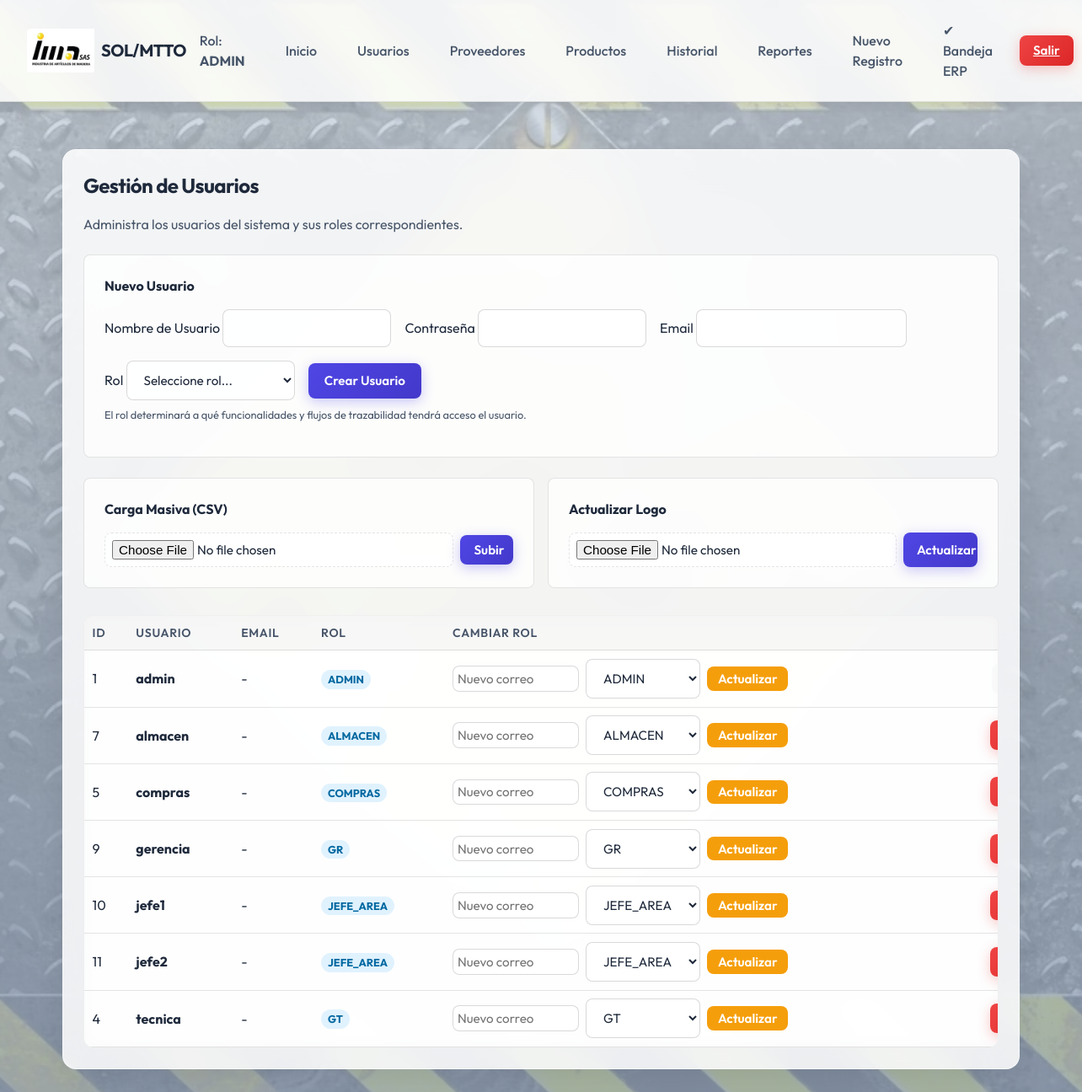
The app's page /users (signed in) with its own data.
### tables this page shows
CREATE TABLE "users" (
            id INTEGER PRIMARY KEY AUTOINCREMENT,
            username TEXT UNIQUE NOT NULL,
            password_hash TEXT NOT NULL,
            role TEXT NOT NULL CHECK(role IN ('ADMIN', 'READ', 'WRITE', 'JEFE_AREA', 'GT', 'COMPRAS', 'GR', 'ALMACEN'))
        , email TEXT);

### routes/auth.py (the view, shortened to what this page needs)
@auth_bp.route("/users", methods=("GET", "POST"))
@login_required
@role_required("ADMIN", "COMPRAS")
def users():
    conn = get_db_connection()
    all_users = conn.execute(
        "SELECT id, username, role, email FROM users ORDER BY username"
    ).fetchall()
    conn.close()
    roles_list = [
        "ADMIN",
        "JEFE_AREA",
        "GT",
        "COMPRAS",
        "GR",
        "ALMACEN",
    ]
    return render_template("users.html", users=all_users, roles=roles_list)

### db.py (called while the page is built)
def get_db_connection():
    conn = sqlite3.connect(Config.DB_PATH, check_same_thread=False)
    conn.row_factory = sqlite3.Row
    return conn

### utils.py (called while the page is built)
def login_required(f):
    @wraps(f)
    def decorated_function(*args, **kwargs):
        if "user_id" not in session:
            return redirect(url_for("auth.login"))
        return f(*args, **kwargs)
    return decorated_function

def role_required(*roles):
    def decorator(f):
        @wraps(f)
        def decorated_function(*args, **kwargs):
            if "role" not in session or session["role"] not in roles:
                flash("Acceso denegado: no tienes permisos suficientes.", "error")
                return redirect(url_for("reports.dashboard"))
            return f(*args, **kwargs)
        return decorated_function
    return decorator

### templates/users.html (shortened to what this page needs)
{% extends 'base.html' %}
{% block content %}
<div class="glass-panel">
    <h2>Gestión de Usuarios</h2>
    <p>Administra los usuarios del sistema y sus roles correspondientes.</p>
    <div style="background: var(--surface-color); padding: 1.5rem; border-radius: 8px; margin-top: 1.5rem; border: 1px solid var(--border-color);">
        <h4 style="margin-top: 0; margin-bottom: 1rem;">Nuevo Usuario</h4>
        <form method="POST" action="{{ url_for('auth.users') }}" style="display: flex; gap: 1rem; align-items: flex-end; flex-wrap: wrap;">
            <div class="form-group" style="margin-bottom: 0;">
                <label>Nombre de Usuario</label>
                <input type="text" name="username" class="form-control" required style="width: 200px;">
            </div>
            <div class="form-group" style="margin-bottom: 0;">
                <label>Contraseña</label>
                <input type="password" name="password" class="form-control" required style="width: 200px;" autocomplete="new-password">
            </div>
            <div class="form-group" style="margin-bottom: 0;">
                <label>Email</label>
                <input type="email" name="email" class="form-control" required style="width: 250px;">
            </div>
            <div class="form-group" style="margin-bottom: 0;">
                <label>Rol</label>
                <select name="role" class="form-control" required style="width: 200px;">
                    <option value="">Seleccione rol...</option>
                </select>
            </div>
            <button type="submit" class="btn btn-primary" style="margin-bottom: 0.15rem; padding: 0.7rem 1.2rem;">
                Crear Usuario
            </button>
        </form>
        <p style="font-size: 0.8rem; margin-top: 0.5rem; color: var(--text-muted);">
            El rol determinará a qué funcionalidades y flujos de trazabilidad tendrá acceso el usuario.
        </p>
    </div>
    <div style="display: grid; grid-template-columns: 1fr 1fr; gap: 1rem; margin-top: 1.5rem;">
        <div style="background: var(--surface-color); padding: 1.5rem; border-radius: 8px; border: 1px solid var(--border-color);">
            <h4 style="margin-top: 0; margin-bottom: 1rem;">Carga Masiva (CSV)</h4>
            <form method="POST" action="{{ url_for('auth.users') }}" enctype="multipart/form-data" style="display: flex; gap: 0.5rem; align-items: center;">
                <input type="file" name="file" accept=".csv" class="form-control" required style="padding: 0.5rem;">
                <button type="submit" class="btn btn-primary">Subir</button>
            </form>
        </div>
        {% if session.get('role') == 'ADMIN' %}
        <div style="background: var(--surface-color); padding: 1.5rem; border-radius: 8px; border: 1px solid var(--border-color);">
            <h4 style="margin-top: 0; margin-bottom: 1rem;">Actualizar Logo</h4>
            <form method="POST" action="{{ url_for('reports.upload_logo') }}" enctype="multipart/form-data" style="display: flex; gap: 0.5rem;">
                <input type="file" name="logo" accept="image/*" class="form-control" required>
                <button type="submit" class="btn btn-primary">Actualizar</button>
            </form>
        </div>
        {% endif %}
    </div>
    <div class="table-wrapper" style="margin-top: 2rem;">
        <table>
            <thead>
                <tr>
                    <th>ID</th>
                    <th>Usuario</th>
                    <th>Email</th>
                    <th>Rol</th>
                    <th>Cambiar Rol</th>
                    <th style="text-align: center;">Eliminar</th>
                </tr>
            </thead>
            <tbody>
                {% for u in users %}
                <tr>
                    <td>{{ u.id }}</td>
                    <td><strong>{{ u.username }}</strong></td>
                    <td>{{ u.email or '-' }}</td>
                    <td>
                        <span style="font-size: 0.8rem; padding: 0.2rem 0.5rem; border-radius: 12px; background: #e0f2fe; color: #0369a1; font-weight: bold;">
                            {{ u.role }}
                        </span>
                    </td>
                    <td>
                        <form method="POST" action="{{ url_for('auth.users') }}" style="display: flex; gap: 0.5rem; align-items: center;">
                            <input type="email" name="email" value="{{ u.email or '' }}" class="form-control" style="width: 150px; padding: 0.3rem;" placeholder="Nuevo correo">
                            <select name="role" class="form-control" style="width: auto;">
                                {% for r in roles %}
                                <option value="{{ r }}" {% if r == u.role %}selected{% endif %}>
                                    {{ r }}
                                </option>
                                {% endfor %}
                            </select>
                            <button type="submit" class="btn" style="background: #f59e0b; color: white; padding: 0.3rem 0.8rem;">
                                Actualizar
                            </button>
                        </form>
                    </td>
                    <td style="text-align: center;">
                        <form method="POST" action="{{ url_for('auth.users') }}"
                              onsubmit="return confirm('¿Eliminar usuario?');">
                            {% if u.id != session.get('user_id') %}
                            <button type="submit" class="btn btn-danger">Eliminar</button>
                            {% else %}
                            <button disabled class="btn">(Actual)</button>
                            {% endif %}
                        </form>
                    </td>
                </tr>
                {% else %}
                <tr>
                    <td colspan="6" style="text-align: center; padding: 2rem;">
                        No hay usuarios registrados.
                    </td>
                </tr>
                {% endfor %}
            </tbody>
        </table>
    </div>
</div>
{% endblock %}

### templates/base.html (shortened to what this page needs)
<!DOCTYPE html>
<html lang="es">
<head>
    <link rel="stylesheet" href="{{ url_for('static', filename='css/style.css') }}">
</head>
<body>
    {% if session.get('user_id') %}
    <nav class="navbar">
        <div class="navbar-top">
            <a href="{{ url_for('reports.dashboard') }}" class="navbar-brand">
                <img src="{{ url_for('static', filename='img/logo.png') }}" alt="Logo"
                    onerror="this.style.display='none';">
                <span>SOL/MTTO</span>
            </a>
        </div>
        <div class="nav-links" id="navMenu">
            <span class="nav-link role-text">
                Rol: <strong>{{ session.get('role') }}</strong>
            </span>
            <a href="{{ url_for('reports.dashboard') }}" class="nav-link">Inicio</a>
            {% if session.get('role') == 'ADMIN' %}
            <a href="{{ url_for('auth.users') }}" class="nav-link">Usuarios</a>
            {% endif %}
            {% if session.get('role') in ['ADMIN', 'COMPRAS'] %}
            <a href="{{ url_for('suppliers.suppliers') }}" class="nav-link">Proveedores</a>
            {% endif %}
            {% if session.get('role') not in ['GT', 'GR'] %}
            <a href="{{ url_for('products.products') }}" class="nav-link">Productos</a>
            <a href="{{ url_for('maintenance.maintenance_list') }}" class="nav-link">Historial</a>
            {% endif %}
            {% if session.get('role') in ['ADMIN'] %}
            <a href="{{ url_for('reports.reports') }}" class="nav-link">Reportes</a>
            {% endif %}
            {% if session.get('role') in ['ADMIN', 'ALMACEN'] %}
            <a href="{{ url_for('maintenance.maintenance') }}" class="nav-link">Nuevo Registro</a>
            {% endif %}
            <a href="{{ url_for('maintenance.items_dashboard') }}" class="nav-link highlight">
                ✔ Bandeja ERP
            </a>
            <a href="{{ url_for('auth.logout') }}" class="btn btn-danger logout-btn">
                Salir
            </a>
        </div>
    </nav>
    {% endif %}
    <main class="main-content">
        {% block content %}{% endblock %}
    </main>
</body>
</html>

### static/css/style.css (style rules this page uses)
:root { --primary-color: #4f46e5; --primary-hover: #4338ca; --bg-color: #f8fafc; --surface-color: rgba(255, 255, 255, 0.75); --text-main: #1e293b; --text-muted: #475569; --border-color: rgba(0, 0, 0, 0.1); --danger: #ef4444; --success: #10b981; --shadow-sm: 0 1px 2px 0 rgba(0, 0, 0, 0.1); --shadow-md: 0 4px 6px -1px rgba(0, 0, 0, 0.2), 0 2px 4px -1px rgba(0, 0, 0, 0.15); --shadow-lg: 0 15px 35px rgba(0, 0, 0, 0.3); --radius: 12px; --transition: all 0.3s cubic-bezier(0.4, 0, 0.2, 1); }
* { margin: 0; padding: 0; box-sizing: border-box; }
body { font-family: 'Outfit', sans-serif; background: linear-gradient(rgba(203, 213, 225, 0.75), rgba(148, 163, 184, 0.85)), url("/static/img/login_bg.png") no-repeat center center fixed; background-size: cover; color: var(--text-main); line-height: 1.5; min-height: 100vh; display: flex; flex-direction: column; }
.glass-panel { background: rgba(255, 255, 255, 0.85); backdrop-filter: blur(20px); -webkit-backdrop-filter: blur(20px); border-radius: 16px; padding: 1.5rem; box-shadow: 0 8px 32px rgba(0, 0, 0, 0.08); border: 1px solid rgba(255, 255, 255, 0.6); color: var(--text-main); }
.navbar { background: rgba(255, 255, 255, 0.85); backdrop-filter: blur(20px); -webkit-backdrop-filter: blur(20px); padding: 1rem 2rem; display: flex; justify-content: space-between; align-items: center; box-shadow: 0 4px 12px rgba(0, 0, 0, 0.05); border-bottom: 1px solid rgba(0, 0, 0, 0.1); position: sticky; top: 0; z-index: 10; }
.navbar-brand { font-weight: 700; font-size: 1.25rem; color: var(--primary-color); text-decoration: none; letter-spacing: -0.5px; }
.nav-links { display: flex; gap: 1.5rem; align-items: center; }
.nav-link { color: var(--text-muted); text-decoration: none; font-weight: 500; transition: var(--transition); padding: 0.5rem 1rem; border-radius: 8px; }
.main-content { flex: 1; padding: 2rem; max-width: 1200px; margin: 0 auto; width: 100%; animation: fadeIn 0.5s ease-out; }
h1, h2, h3 { color: var(--text-main); margin-bottom: 1rem; letter-spacing: -0.025em; }
p { color: var(--text-muted); margin-bottom: 1rem; }
.form-group { margin-bottom: 1.5rem; }
.form-control { width: 100%; padding: 0.75rem 1rem; font-family: 'Outfit', sans-serif; border: 1px solid rgba(0, 0, 0, 0.15); border-radius: 8px; background-color: rgba(255, 255, 255, 0.8); color: var(--text-main); transition: var(--transition); font-size: 0.95rem; }
.btn { border: none; border-radius: 8px; padding: 0.5rem 1rem; cursor: pointer; font-size: 0.95rem; font-weight: 600; transition: all 0.3s cubic-bezier(0.4, 0, 0.2, 1); font-family: 'Outfit', sans-serif; }
.btn-primary { background: linear-gradient(135deg, var(--primary-color), var(--primary-hover)); color: white; position: relative; overflow: hidden; box-shadow: 0 4px 15px rgba(79, 70, 229, 0.3); }
.btn-primary::before { content: ''; position: absolute; top: 0; left: -100%; width: 50%; height: 100%; background: linear-gradient(to right, rgba(255,255,255,0) 0%, rgba(255,255,255,0.2) 50%, rgba(255,255,255,0) 100%); transform: skewX(-20deg); transition: all 0.5s ease; }
.btn-danger { background: linear-gradient(135deg, #ef4444, #dc2626); color: white; box-shadow: 0 4px 15px rgba(239, 68, 68, 0.3); }
.table-wrapper { overflow-x: auto; border-radius: 12px; background: rgba(255, 255, 255, 0.6); backdrop-filter: blur(8px); -webkit-backdrop-filter: blur(8px); margin-top: 1rem; border: 1px solid rgba(0,0,0,0.05); }
table { width: 100%; border-collapse: collapse; text-align: left; }
th, td { padding: 1.2rem 1rem; border-bottom: 1px solid var(--border-color); color: var(--text-main); }
th { background-color: rgba(0, 0, 0, 0.03); font-weight: 600; color: var(--text-muted); font-size: 0.875rem; text-transform: uppercase; letter-spacing: 0.05em; border-top: none; }
tbody tr { transition: var(--transition); }
input[type="file"] { padding: 0.5rem; background: var(--surface-color); border: 1px dashed var(--border-color); border-radius: 8px; cursor: pointer; }
.navbar-top { display: flex; justify-content: space-between; align-items: center; }
.navbar-brand { display: flex; align-items: center; gap: 0.5rem; color: var(--text-main); text-decoration: none; }
.navbar-brand img { width: 80px; }
.nav-links { display: flex; gap: 1rem; align-items: center; }
.logout-btn { padding: 0.4rem 1rem; }
.table-wrapper { width: 100%; overflow-x: auto; }
table { width: 100%; min-width: 1200px; border-collapse: collapse; }
th, td { padding: 0.6rem; text-align: left; white-space: nowrap; }

### records on screen
users: id "1", username "admin", email "-", role "ADMIN"
users: id "7", username "almacen", email "-", role "ALMACEN"
users: id "5", username "compras", email "-", role "COMPRAS"
users: id "9", username "gerencia", email "-", role "GR"
users: id "10", username "jefe1", email "-", role "JEFE_AREA"
users: id "11", username "jefe2", email "-", role "JEFE_AREA"
users: id "4", username "tecnica", email "-", role "GT"

### other values on screen
{{ session.get('role') }} "ADMIN"
